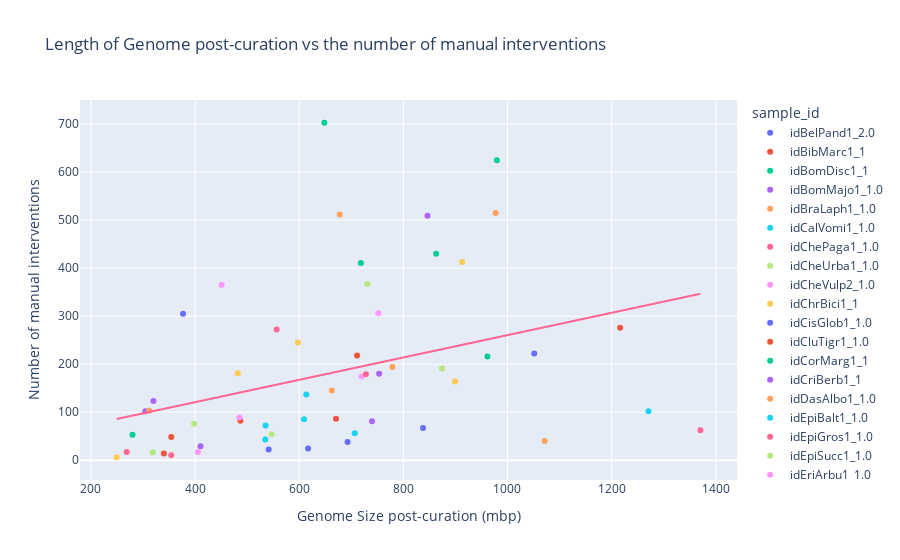
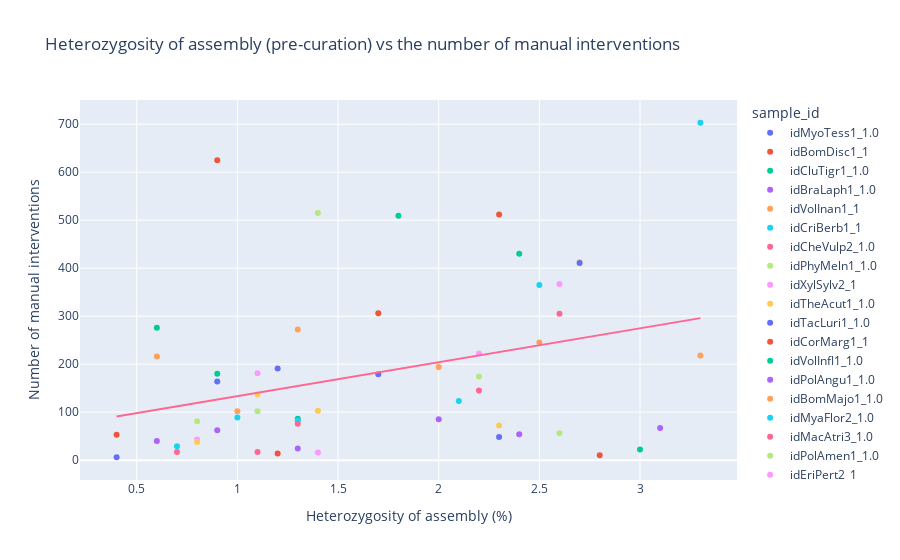
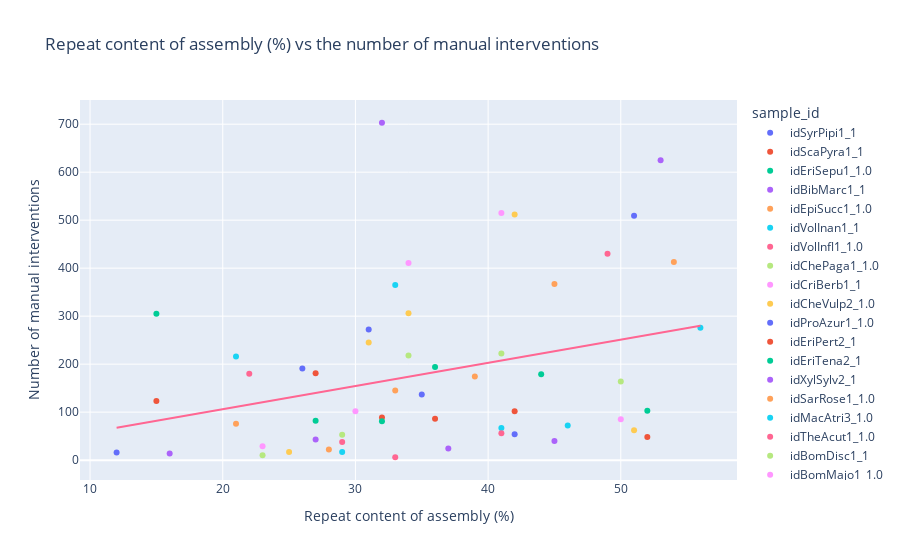

Notebook source saved alongside these figures, in order:
### Code cell
import pandas as pd
import plotly.express as px
import plotly.graph_objects as go
import statsmodels
from sklearn.linear_model import LinearRegression
import numpy as np

pd.options.plotting.backend = "plotly"

def read_in_realtime():
    return pd.read_json('./data/realtime.json')

def fix_realtime(df):
    df['int_tolid'] = df['sample_id'].astype(str).str.split('_',n=1).str[0]
    return df

def read_in_informatics():
    informatics = pd.read_csv('./data/informatics.tsv', delimiter='\t')
    informatics.drop(columns=['statussummary','status','asm', 'jira', 'accession', 'organelle', 'uli', 'common name',
                        'sex', 'genomic sex', 'ploidy', 'taxon', 'family', 'genus', 'order', 'phylum', 'BioSample',
                        'BioProject', 'vgp_orders', 'vgp_plus', 'asg', 'erga', '25g', 'britain&ireland', 'dnazoo',
                        'cichlids', 'BADASS', 'rodents', 'jiggins', 'murchison', 'R&D', 'protist-microalgae', 'UKbutterflies',
                        '10XG cov (gscope)', '10XG cov (sts)', 'last_data', 'sts pacbio status (new)','sts hic status (new)',
                        'hic_from', 'PacBio','ONT','10XG','Htag','BioNano','HiC','RNAseq','IsoSeq','note or paper','raw data sub',
                        'submission todo','contig N50 (Mb)','contig count','scaffold N50 (Mb)','scaffold count','longest (Mb)',
                        'length (Mb)','BUSCO','QV','runs','notes','pipeline status','Unnamed: 0', 'coi', 'completeness',
                        'darwin', 'sts size (Mb)', 'est. size (Mb)', 'long read cov (gscope)', 'long read cov (sts)'], inplace=True)
    return informatics

def fix_informatics(informatics):
    informatics['prefix'] = informatics['sample'].astype(str).str[:2]
    informatics = informatics.rename(columns={'sample':'int_tolid'})
    return informatics.query("`prefix` == 'id' ")

def read_in_tolqc():
    return pd.read_json('./data/tolqc.json')

def fix_tolqc(df):
    new_df = df[['specimen','N50','N90',"plot-ccs_readlength_hist", 'group']]
    new_df['project'] = new_df['group'].astype(str).str.split('/').str[0]
    new_df['prefix'] = new_df['specimen'].astype(str).str[:2]
    new_df = new_df.rename(columns={'sample':'int_tolid'})
    return new_df.query("`prefix` == 'id' & `project` == 'darwin'")

def subset_tolqc(realtime, tolqc):
    return tolqc[tolqc['specimen'].isin(realtime['int_tolid'].tolist())]

def merge_frames(df1, df2):
    merged = pd.merge(df1,
                df2[['int_tolid','htzgy (%)', 'rep frac (%)']],
                on='int_tolid',
                how='left')
    return merged

def graph_hetero(df):
    df.sort_values('htzgy (%)',inplace=True)
    fig = px.scatter(x=df['length_after'],
                    y=df['htzgy (%)'],
                    title='Length after curation by Heterozygosity (%)',
                    color=df['sample_id'])
    fig.show()
    fig.write_image("images/fig1.png")

def graph_length_change(df):
    new = df.query("`sample_id` != 'idPheCory1_1.0' and `sample_id` != 'idNowFero1_1.0'")
    fig = px.scatter(x=new['sample_id'],
                    y=new['length_change'],
                    title='Sample_id by Change in length (%)',
                    color=new['sample_id'])
    fig.show()
    fig.write_image("images/fig2.png")
    print(f'OUTLIERS = graph_length_change: idPheCory1_1.0 = -5.5 | idNowFero1_1.0 = +2.4')

def graph_rep(df):
    df.sort_values('rep frac (%)',inplace=True)
    fig = px.scatter(x=df['length_after'],
                    y=df['rep frac (%)'],
                    title='Length (post-curation) by Repeat Fraction (%)',
                    color=df['sample_id'])
    fig.show()
    fig.write_image("images/fig3.png")
    print(f'')

def graph_rep_change(df):
    df.sort_values('rep frac (%)',inplace=True)
    fig = px.scatter(x=df['rep frac (%)'],
                    y=df['length_change'],
                    title='Length change(%) by Repeat Fraction (%)',
                    color=df['sample_id'],
                    trendline="ols") # Clearly a trend here, but line doesn't work
    fig.show()
    fig.write_image("images/fig4.png")

def graph_scaff_change(df):
    fig = px.scatter(x=df['sample_id'],
                    y=(df['scaff_count_after']-df['scaff_count_before'])/df['scaff_count_before']*100,
                    title='Sample_id by Change in scaffold count (%)',
                    color=df['sample_id'])
    fig.show()
    fig.write_image("images/fig5.png")
    print(f'')

def graph_n50(df):
    fig = px.scatter(x=df['specimen'],
                y=df['N50'],
                title='Specimen by N50 (no. of reads that contain 50% of estimated genome)',
                color=df['specimen'])
    fig.show()
    fig.write_image("images/fig6.png")
    print(f'')

def graph_n90(df):
    fig = px.scatter(x=df['specimen'],
                y=df['N90'],
                title='Specimen by N90 (no. of reads that contain 90% of estimated genome)',
                color=df['specimen'])
    fig.show()
    print(f'')
    fig.write_image("images/fig7.png")

def graph_size_interventions(df):
    model = LinearRegression()
    df['mbp'] = df['length_after']/1000000
    X = df['mbp'].values.reshape(-1, 1)
    Y = df['manual_interventions']
    model.fit(X, Y)

    x_range = np.linspace(X.min(), X.max(), 100)
    y_range = model.predict(x_range.reshape(-1, 1))

    fig = px.scatter(df, x=df['length_after']/1000000,
                y='manual_interventions',
                title='Length of Genome post-curation vs the number of manual interventions',
                color=df['sample_id'],
                labels= {
                    'x':'Genome Size post-curation (mbp)',
                    'manual_interventions':'Number of manual interventions'
                })
    
    fig.add_traces(go.Scatter(x=x_range, y=y_range, name='Regression Fit'))

    fig.show()
    print(f'')
    fig.write_image("images/fig_size_interventions.png")

def graph_hetero_interventions(df):
    model = LinearRegression()
    X = df['htzgy (%)'].values.reshape(-1, 1)
    Y = df['manual_interventions']
    model.fit(X, Y)

    x_range = np.linspace(X.min(), X.max(), 100)
    y_range = model.predict(x_range.reshape(-1, 1))

    df.sort_values('htzgy (%)',inplace=True)
    fig = px.scatter(df, x='htzgy (%)',
                    y='manual_interventions',
                    title='Heterozygosity of assembly (pre-curation) vs the number of manual interventions',
                    color=df['sample_id'],
                    labels= {
                        'htzgy (%)':'Heterozygosity of assembly (%) ',
                        'manual_interventions':'Number of manual interventions'
                    })

    fig.add_traces(go.Scatter(x=x_range, y=y_range, name='Regression Fit'))

    fig.show()
    print(f'')
    fig.write_image("images/fig_hetero_interventions.png")

def graph_rep_interventions(df):
    model = LinearRegression()
    X = df['rep frac (%)'].values.reshape(-1, 1)
    Y = df['manual_interventions']
    model.fit(X, Y)

    x_range = np.linspace(X.min(), X.max(), 100)
    y_range = model.predict(x_range.reshape(-1, 1))

    df.sort_values('rep frac (%)',inplace=True)
    fig = px.scatter(df, x=df['rep frac (%)'],
                    y='manual_interventions',
                    title='Repeat content of assembly (%) vs the number of manual interventions',
                    color=df['sample_id'],
                    labels= {
                        'rep frac (%)':'Repeat content of assembly (%) ',
                        'manual_interventions':'Number of manual interventions'
                    })
    
    fig.add_traces(go.Scatter(x=x_range, y=y_range, name='Regression Fit'))

    fig.show()
    print(f'')
    fig.write_image("images/fig_rep_interventions.png")

def main():
    realtime = read_in_realtime()
    fixed_realtime = fix_realtime(realtime)

    informatics = read_in_informatics()
    fixed_informatics = fix_informatics(informatics)

    tolqc = read_in_tolqc()
    fixed_tolqc = fix_tolqc(tolqc)
    s_tolqc = subset_tolqc(fixed_realtime, fixed_tolqc)
    merged = merge_frames(fixed_realtime, fixed_informatics)
    merged.to_csv(f'out_data/realtime_and_informatics.tsv', sep='\t')
    s_tolqc.to_csv(f'out_data/tolqc.tsv', sep='\t')

    merged[['rep frac (%)', 'htzgy (%)']] = merged[['rep frac (%)', 'htzgy (%)']].apply(pd.to_numeric)

    #graph_hetero(merged)
    #graph_length_change(merged)
    #graph_rep(merged)
    #graph_rep_change(merged)
    #graph_length_change(merged)
    #graph_n50(s_tolqc)
    #graph_n90(s_tolqc)
    graph_size_interventions(merged)
    graph_hetero_interventions(merged)
    graph_rep_interventions(merged)

if __name__ == '__main__':
    main()
